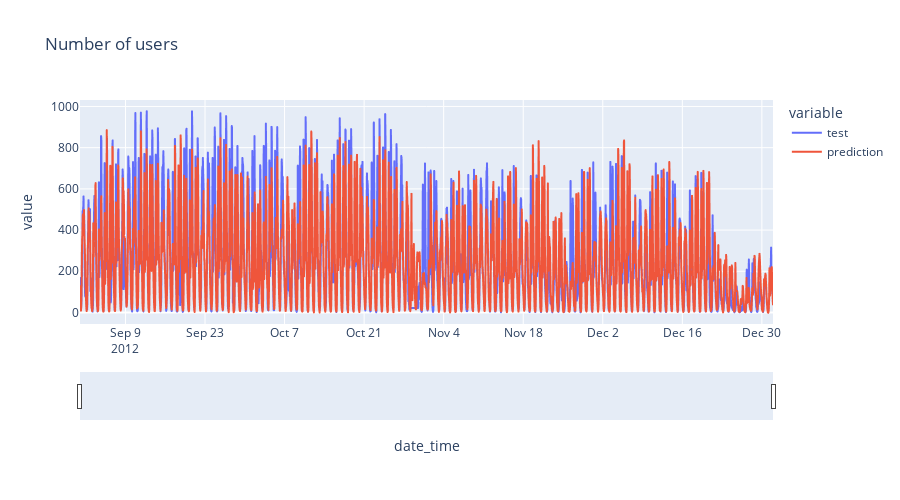

The code cell stored with this chart in its notebook:
### Code cell
# Interactive plot of predictions
# ==============================================================================
data_plot = pd.DataFrame({
                'test': data_test['users'],
                'prediction': predictions['pred'],
                 })
data_plot.index.name = 'date_time'

fig = px.line(
        data_frame = data_plot.reset_index(),
        x      = 'date_time',
        y      = data_plot.columns,
        title  = 'Number of users',
        width  = 900,
        height = 500
      )

fig.update_xaxes(rangeslider_visible=True)
fig.show()

### Figure 1 — Plotly figure (JSON) as saved in the notebook; plotly's stock layout.template omitted (floating-point values rounded to 4 significant figures; data arrays with more than 128 entries replaced by an {"elided": "..."} marker saying what was removed)
{"data": [{"hovertemplate": "variable=test<br>date_time=%{x}<br>value=%{y}<extra></extra>", "legendgroup": "test", "line": {"color": "#636efa", "dash": "solid"}, "marker": {"symbol": "circle"}, "mode": "lines", "name": "test", "showlegend": true, "type": "scattergl", "x": {"elided": "2928 str values"}, "xaxis": "x", "y": {"elided": "2928 int values"}, "yaxis": "y"}, {"hovertemplate": "variable=prediction<br>date_time=%{x}<br>value=%{y}<extra></extra>", "legendgroup": "prediction", "line": {"color": "#EF553B", "dash": "solid"}, "marker": {"symbol": "circle"}, "mode": "lines", "name": "prediction", "showlegend": true, "type": "scattergl", "x": {"elided": "2928 str values"}, "xaxis": "x", "y": {"elided": "2928 float values"}, "yaxis": "y"}], "layout": {"height": 500, "legend": {"title": {"text": "variable"}, "tracegroupgap": 0}, "title": {"text": "Number of users"}, "width": 900, "xaxis": {"anchor": "y", "domain": [0, 1], "rangeslider": {"visible": true}, "title": {"text": "date_time"}}, "yaxis": {"anchor": "x", "domain": [0, 1], "title": {"text": "value"}}}}
